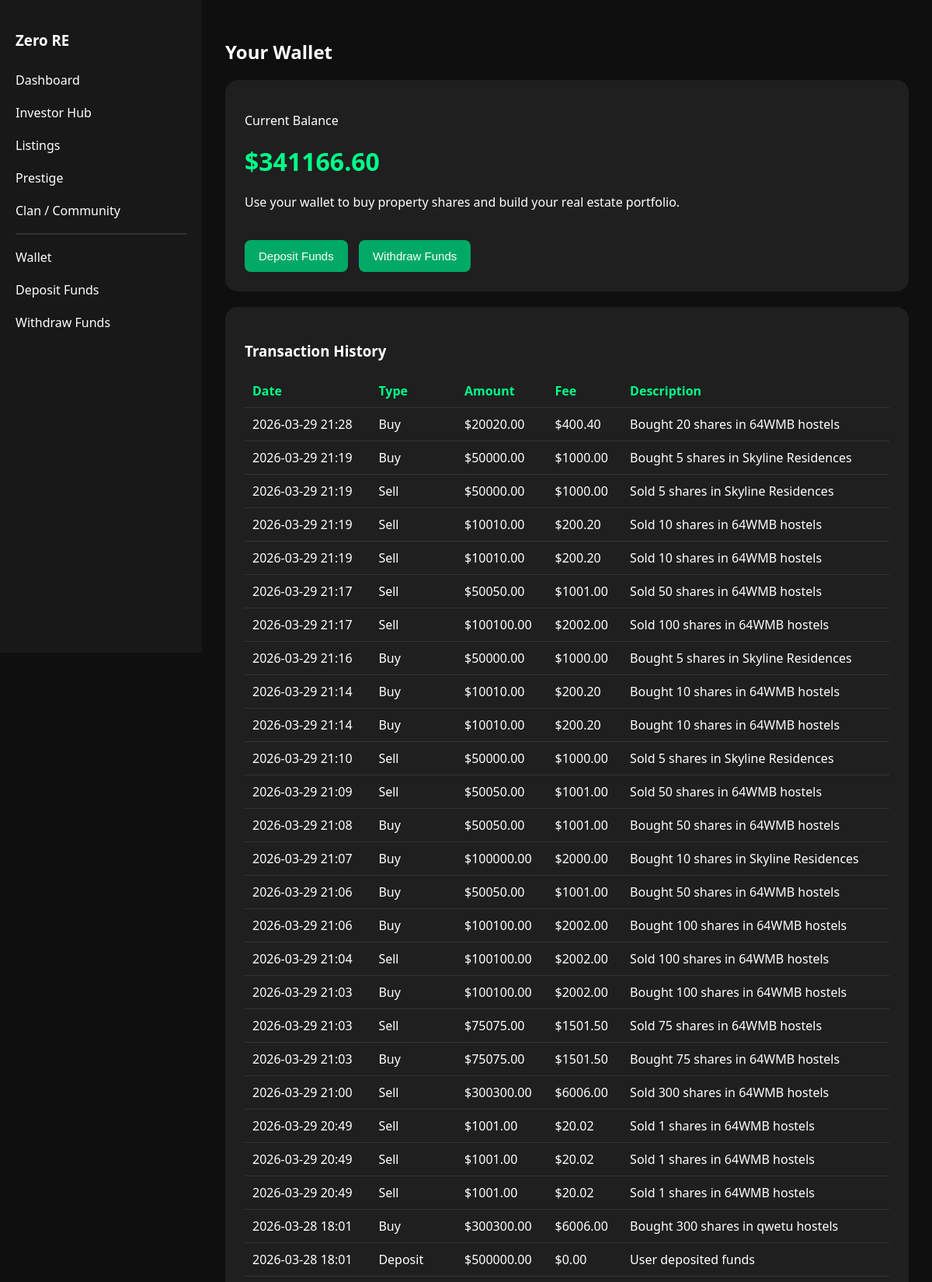
Screenshot of /wallet/ (signed in, upper part) with the database file from the repository.
### core/models.py (models this page shows, shortened)
class Wallet(models.Model):
    user = models.OneToOneField(settings.AUTH_USER_MODEL, on_delete=models.CASCADE)
    balance = models.DecimalField(max_digits=10, decimal_places=2, default=Decimal("0.00"))

class LedgerEntry(models.Model):
    TRANSACTION_TYPES = [
        ("BUY", "Buy"),
        ("SELL", "Sell"),
        ("DEPOSIT", "Deposit"),
        ("WITHDRAW", "Withdraw"),
        ("ALLOCATE", "Admin Allocation"),
    ]
    user = models.ForeignKey(settings.AUTH_USER_MODEL, on_delete=models.CASCADE)
    wallet = models.ForeignKey(Wallet, on_delete=models.CASCADE, null=True, blank=True)
    transaction_type = models.CharField(max_length=20, choices=TRANSACTION_TYPES)
    amount = models.DecimalField(max_digits=12, decimal_places=2)
    fee = models.DecimalField(max_digits=12, decimal_places=2, default=0)
    description = models.TextField(blank=True)
    created_at = models.DateTimeField(auto_now_add=True)

### core/views.py (the view)
# urls.py: path('wallet/', views.wallet, name='wallet'),
@login_required
def wallet(request):
    wallet, _ = Wallet.objects.get_or_create(user=request.user)
    transactions = LedgerEntry.objects.filter(user=request.user).order_by("-created_at")
    return render(request, "wallet.html", {
        "wallet": wallet,
        "transactions": transactions,
    })

### templates/wallet.html (shortened to what this page needs)
<!DOCTYPE html>
<html>
<head>
</head>
<body>
<div class="sidebar">
    <h3>Zero RE</h3>
    <a href="{% url 'dashboard' %}">Dashboard</a>
    <a href="{% url 'portfolio' %}">Investor Hub</a>
    <a href="{% url 'listings' %}">Listings</a>
    <a href="{% url 'prestige' %}">Prestige</a>
    <a href="{% url 'community' %}">Clan / Community</a>
    <hr style="border:1px solid #333;">
    <a href="{% url 'wallet' %}">Wallet</a>
    <a href="{% url 'deposit' %}">Deposit Funds</a>
    <a href="{% url 'withdraw' %}">Withdraw Funds</a>
</div>
<div class="content">
    <h2>Your Wallet</h2>
    <div class="card">
        <p>Current Balance</p>
        <div class="balance">${{ wallet.balance }}</div>
        <p>Use your wallet to buy property shares and build your real estate portfolio.</p>
        <br>
        <a href="{% url 'deposit' %}">
            <button>Deposit Funds</button>
        </a>
        <a href="{% url 'withdraw' %}">
            <button>Withdraw Funds</button>
        </a>
    </div>
    <div class="card">
        <h3>Transaction History</h3>
        <table class="ledger-table">
            <tr>
                <th>Date</th>
                <th>Type</th>
                <th>Amount</th>
                <th>Fee</th>
                <th>Description</th>
            </tr>
            {% for entry in transactions %}
            <tr>
                <td>{{ entry.created_at|date:"Y-m-d H:i" }}</td>
                <td>{{ entry.get_transaction_type_display }}</td>
                <td>${{ entry.amount }}</td>
                <td>${{ entry.fee }}</td>
                <td>{{ entry.description }}</td>
            </tr>
            {% empty %}
            <tr><td colspan="5">No transactions yet.</td></tr>
            {% endfor %}
        </table>
    </div>
</div>
</body>
</html>

### templates/wallet.html (style rules this page uses)
body { margin:0; background:#0f0f0f; font-family:'Segoe UI',sans-serif; color:white; display:flex; }
.sidebar { width:220px; background:#181818; height:100vh; padding:20px; }
.sidebar a { display:block; padding:10px 0; color:white; text-decoration:none; }
.content { flex:1; padding:30px; }
.card { background:#1f1f1f; padding:25px; border-radius:16px; margin-bottom:20px; }
.balance { font-size:32px; color:#00ff88; font-weight:bold; margin:20px 0; }
button { background:#00aa66; border:none; padding:12px 18px; border-radius:8px; color:white; cursor:pointer; font-size:15px; margin-right:10px; }
.ledger-table { width:100%; border-collapse:collapse; margin-top:15px; }
.ledger-table th, .ledger-table td { padding:10px; border-bottom:1px solid #333; text-align:left; }
.ledger-table th { color:#00ff88; }

### rows the page displays
Wallet: balance "341166.60"
LedgerEntry: created_at "2026-03-29 21:28", transaction_type "Buy", amount "20020.00", fee "400.40", description "Bought 20 shares in 64WMB hostels"
LedgerEntry: created_at "2026-03-29 21:19", transaction_type "Buy", amount "50000.00", fee "1000.00", description "Bought 5 shares in Skyline Residences"
LedgerEntry: created_at "2026-03-29 21:19", transaction_type "Sell", amount "50000.00", fee "1000.00", description "Sold 5 shares in Skyline Residences"
LedgerEntry: created_at "2026-03-29 21:19", transaction_type "Sell", amount "10010.00", fee "200.20", description "Sold 10 shares in 64WMB hostels"
LedgerEntry: created_at "2026-03-29 21:19", transaction_type "Sell", amount "10010.00", fee "200.20", description "Sold 10 shares in 64WMB hostels"
LedgerEntry: created_at "2026-03-29 21:17", transaction_type "Sell", amount "50050.00", fee "1001.00", description "Sold 50 shares in 64WMB hostels"
LedgerEntry: created_at "2026-03-29 21:17", transaction_type "Sell", amount "100100.00", fee "2002.00", description "Sold 100 shares in 64WMB hostels"
LedgerEntry: created_at "2026-03-29 21:16", transaction_type "Buy", amount "50000.00", fee "1000.00", description "Bought 5 shares in Skyline Residences"
LedgerEntry: created_at "2026-03-29 21:14", transaction_type "Buy", amount "10010.00", fee "200.20", description "Bought 10 shares in 64WMB hostels"
LedgerEntry: created_at "2026-03-29 21:14", transaction_type "Buy", amount "10010.00", fee "200.20", description "Bought 10 shares in 64WMB hostels"
LedgerEntry: created_at "2026-03-29 21:10", transaction_type "Sell", amount "50000.00", fee "1000.00", description "Sold 5 shares in Skyline Residences"
LedgerEntry: created_at "2026-03-29 21:09", transaction_type "Sell", amount "50050.00", fee "1001.00", description "Sold 50 shares in 64WMB hostels"
LedgerEntry: created_at "2026-03-29 21:08", transaction_type "Buy", amount "50050.00", fee "1001.00", description "Bought 50 shares in 64WMB hostels"
LedgerEntry: created_at "2026-03-29 21:07", transaction_type "Buy", amount "100000.00", fee "2000.00", description "Bought 10 shares in Skyline Residences"
LedgerEntry: created_at "2026-03-29 21:06", transaction_type "Buy", amount "50050.00", fee "1001.00", description "Bought 50 shares in 64WMB hostels"
LedgerEntry: created_at "2026-03-29 21:06", transaction_type "Buy", amount "100100.00", fee "2002.00", description "Bought 100 shares in 64WMB hostels"
LedgerEntry: created_at "2026-03-29 21:04", transaction_type "Sell", amount "100100.00", fee "2002.00", description "Sold 100 shares in 64WMB hostels"
LedgerEntry: created_at "2026-03-29 21:03", transaction_type "Buy", amount "100100.00", fee "2002.00", description "Bought 100 shares in 64WMB hostels"
LedgerEntry: created_at "2026-03-29 21:03", transaction_type "Sell", amount "75075.00", fee "1501.50", description "Sold 75 shares in 64WMB hostels"
LedgerEntry: created_at "2026-03-29 21:03", transaction_type "Buy", amount "75075.00", fee "1501.50", description "Bought 75 shares in 64WMB hostels"
LedgerEntry: created_at "2026-03-29 21:00", transaction_type "Sell", amount "300300.00", fee "6006.00", description "Sold 300 shares in 64WMB hostels"
LedgerEntry: created_at "2026-03-29 20:49", transaction_type "Sell", amount "1001.00", fee "20.02", description "Sold 1 shares in 64WMB hostels"
LedgerEntry: created_at "2026-03-29 20:49", transaction_type "Sell", amount "1001.00", fee "20.02", description "Sold 1 shares in 64WMB hostels"
LedgerEntry: created_at "2026-03-29 20:49", transaction_type "Sell", amount "1001.00", fee "20.02", description "Sold 1 shares in 64WMB hostels"
LedgerEntry: created_at "2026-03-28 18:01", transaction_type "Buy", amount "300300.00", fee "6006.00", description "Bought 300 shares in qwetu hostels"
LedgerEntry: created_at "2026-03-28 18:01", transaction_type "Deposit", amount "500000.00", fee "0.00", description "User deposited funds"
